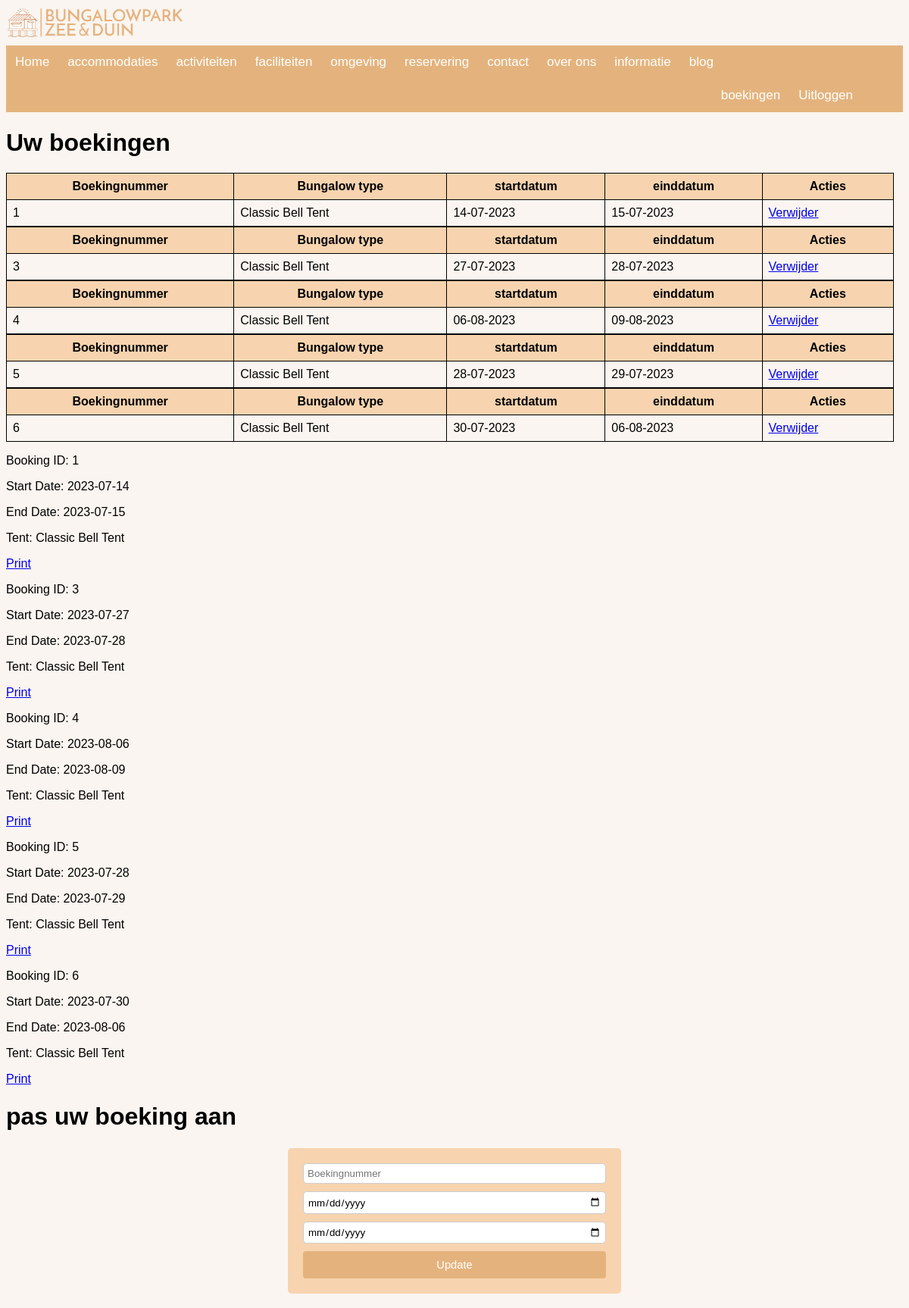
Screenshot of /gebruiker (signed in) with the database file from the repository.
### bungalowpark/models.py (models this page shows, shortened)
class Boeking(db.Model):
    __tablename__ = 'reserveringen'
    id = db.Column(db.Integer(), primary_key=True)
    bungalowID = db.Column(db.Integer(), nullable=False)
    tent_omschrijving = db.Column(db.String(100), nullable=False)
    startdatum = db.Column(db.Date(), nullable=False)
    einddatum = db.Column(db.Date(), nullable=False)
    userID = db.Column(db.Integer, db.ForeignKey('users.id'), nullable=False)

### bungalowpark/__init__.py (the view)
@app.route('/gebruiker')
@login_required
@check_user_bookings
def gebruiker(heeft_boekingen):
    bungID = Boeking.query.filter_by(userID=current_user.id).all()
    return render_template('gebruiker.html', bungID=bungID, heeft_boekingen=heeft_boekingen)

### bungalowpark/__init__.py (called while the page is built)
def check_user_bookings(f):
    @wraps(f)
    def decorated_function(*args, **kwargs):
        heeft_boekingen = None
        if current_user.is_authenticated:
            heeft_boekingen = Boeking.query.filter_by(userID=current_user.id).first()
        return f(heeft_boekingen=heeft_boekingen, *args, **kwargs)
    return decorated_function

### bungalowpark/models.py (called while the page is built)
@login_manager.user_loader
def load_user(user_id):
    return User.query.get(user_id)

### bungalowpark/templates/gebruiker.html (shortened to what this page needs)
{% extends "base.html" %}
{% block content %}
<h1>Uw boekingen</h1>
    {% for item in bungID %}
    <table>
        <tr>
            <th>Boekingnummer</th>
            <th>Bungalow type</th>
            <th>startdatum</th>
            <th>einddatum</th>
            <th>Acties</th>
        </tr>
    <tr>
        <td>{{ item.id }}</td>
        <td>{{ item.tent_omschrijving }}</td>
        <td>{{ item.startdatum.strftime('%d-%m-%Y')  }}</td>
        <td>{{ item.einddatum.strftime('%d-%m-%Y') }}</td>
        <td>
            <a href="{{ url_for('delete_boeking', boeking_id=item.id) }}" onclick="return confirm('Weet je zeker dat je deze boeking wilt verwijderen?')" class="verwijderen">Verwijder</a>
        </td>
    </tr>
    </table>
    {% endfor %}
    {% for booking in bungID %}
    <div class="booking-item">
        <p>Booking ID: {{ booking.id }}</p>
        <p>Start Date: {{ booking.startdatum }}</p>
        <p>End Date: {{ booking.einddatum }}</p>
        <p>Tent: {{ booking.tent_omschrijving }}</p>
        <a href="{{ url_for('print_booking', booking_id=booking.id) }}" target="_blank">Print</a>
    </div>
    {% endfor %}
<h1>pas uw boeking aan </h1>
<form class="form-grid" action="/update_boeking" method="POST">
    <input type="text" name="boeking_id" placeholder="Boekingnummer" required>
    <input type="date" name="startdatum" required>
    <input type="date" name="einddatum"  required>
    <button type="submit">Update</button>
  </form>
{% endblock %}

### bungalowpark/static/css/style.css (style rules this page uses)
body { font-family: Arial, Helvetica, sans-serif; background-color: #faf5f0; }
table { border-collapse: collapse; width: 99%; align-self: center; }
th, td { border: 1px solid black; padding: 8px; }
th { background-color: #f5b67383; }
.form-grid { display: grid; gap: 10px; max-width: 400px; background-color: #f5b67383; padding: 20px; border-radius: 5px; margin: 2% auto; }
.form-grid input[type="text"], .form-grid input[type="date"], .form-grid textarea { padding: 5px; border-radius: 5px; border: 1px solid #ccc; width: 100%; box-sizing: border-box; text-decoration: none; font-family: Arial, Helvetica, sans-serif; }
.form-grid button { padding: 10px; border: none; background-color: #E4B37D; color: #fff; text-decoration: none; border-radius: 4px; transition: background-color 0.3s ease; font-family: Arial, Helvetica, sans-serif; font-size: .85vmax; }

### rows the page displays
Boeking: id "1", tent_omschrijving "Classic Bell Tent", startdatum "14-07-2023", einddatum "15-07-2023", startdatum "2023-07-14", einddatum "2023-07-15"
Boeking: id "3", tent_omschrijving "Classic Bell Tent", startdatum "27-07-2023", einddatum "28-07-2023", startdatum "2023-07-27", einddatum "2023-07-28"
Boeking: id "4", tent_omschrijving "Classic Bell Tent", startdatum "06-08-2023", einddatum "09-08-2023", startdatum "2023-08-06", einddatum "2023-08-09"
Boeking: id "5", tent_omschrijving "Classic Bell Tent", startdatum "28-07-2023", einddatum "29-07-2023", startdatum "2023-07-28", einddatum "2023-07-29"
Boeking: id "6", tent_omschrijving "Classic Bell Tent", startdatum "30-07-2023", einddatum "06-08-2023", startdatum "2023-07-30", einddatum "2023-08-06"
